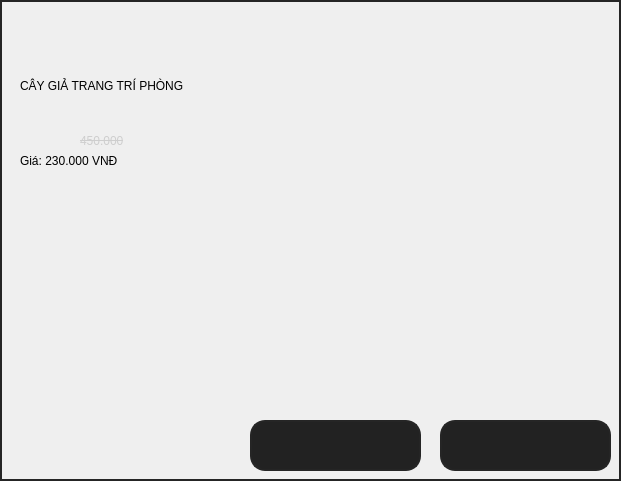
           <widget class="QWidget" name="widget_60" native="true">
            <property name="geometry">
             <rect>
              <x>570</x>
              <y>0</y>
              <width>621</width>
              <height>481</height>
             </rect>
            </property>
            <property name="styleSheet">
             <string notr="true">border: 2px solid rgb(37, 37, 37);
color: black;
font: 75 16pt &quot;MS Shell Dlg 2&quot;;</string>
            </property>
            <widget class="QLabel" name="label_86">
             <property name="geometry">
              <rect>
               <x>20</x>
               <y>30</y>
               <width>441</width>
               <height>111</height>
              </rect>
             </property>
             <property name="styleSheet">
              <string notr="true">border: 0;
background-color: 0</string>
             </property>
             <property name="text">
              <string>CÂY GIẢ TRANG TRÍ PHÒNG </string>
             </property>
            </widget>
            <widget class="QLabel" name="label_87">
             <property name="geometry">
              <rect>
               <x>20</x>
               <y>150</y>
               <width>441</width>
               <height>21</height>
              </rect>
             </property>
             <property name="styleSheet">
              <string notr="true">border: 0;
background-color: 0</string>
             </property>
             <property name="text">
              <string>Giá: 230.000 VNĐ</string>
             </property>
            </widget>
            <widget class="QLabel" name="label_88">
             <property name="geometry">
              <rect>
               <x>80</x>
               <y>130</y>
               <width>161</width>
               <height>21</height>
              </rect>
             </property>
             <property name="styleSheet">
              <string notr="true">border: 0;
background-color: 0;
text-decoration: line-through;
font: 75 12pt &quot;MS Shell Dlg 2&quot;;
color: rgb(206, 206, 206);</string>
             </property>
             <property name="text">
              <string>450.000</string>
             </property>
            </widget>
            <widget class="QPushButton" name="bt_addbay">
             <property name="geometry">
              <rect>
               <x>250</x>
               <y>420</y>
               <width>171</width>
               <height>51</height>
              </rect>
             </property>
             <property name="styleSheet">
              <string notr="true">background-color: rgb(34, 34, 34);
border-radius: 15px</string>
             </property>
             <property name="text">
              <string/>
             </property>
             <property name="icon">
              <iconset>
               <normaloff>But_img/add.png</normaloff>But_img/add.png</iconset>
             </property>
             <property name="iconSize">
              <size>
               <width>400</width>
               <height>400</height>
              </size>
             </property>
            </widget>
            <widget class="QPushButton" name="bt_buybay">
             <property name="geometry">
              <rect>
               <x>440</x>
               <y>420</y>
               <width>171</width>
               <height>51</height>
              </rect>
             </property>
             <property name="styleSheet">
              <string notr="true">background-color: rgb(34, 34, 34);
border-radius: 15px</string>
             </property>
             <property name="text">
              <string/>
             </property>
             <property name="icon">
              <iconset>
               <normaloff>But_img/buy.png</normaloff>But_img/buy.png</iconset>
             </property>
             <property name="iconSize">
              <size>
               <width>400</width>
               <height>400</height>
              </size>
             </property>
            </widget>
           </widget>
